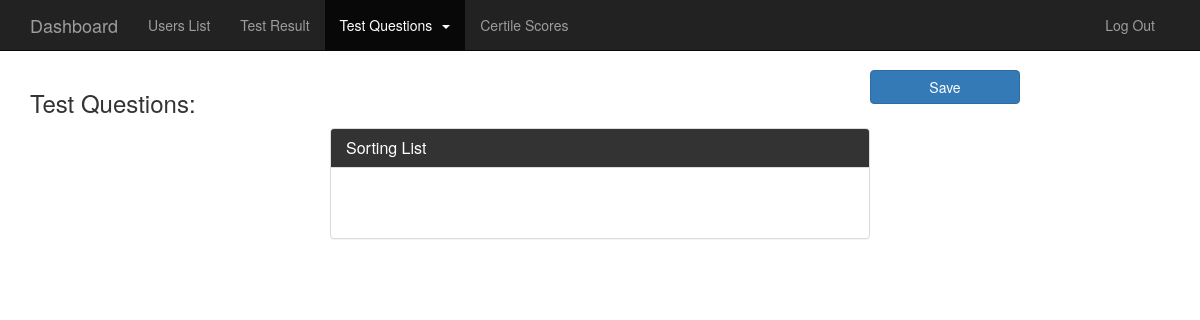
The app's page /index.php/uploadquestions/display_questions_order, older data.
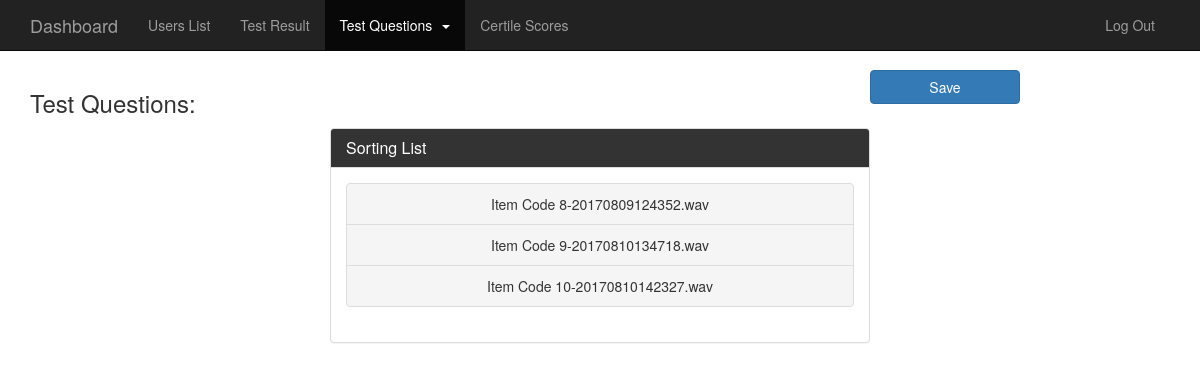
The same page, newer data.
### tables this page shows
CREATE TABLE IF NOT EXISTS `pitch_questions` (
  `id` int(11) NOT NULL AUTO_INCREMENT,
  `questioncode` varchar(15) NOT NULL,
  `questionname` varchar(100) DEFAULT NULL,
  `questiondesc` varchar(255) DEFAULT NULL,
  `questiontype` varchar(8) NOT NULL,
  `audiopath` varchar(255) NOT NULL,
  `audiofilename` varchar(100) NOT NULL,
  `answer` int(2) NOT NULL,
  `active` tinyint(1) DEFAULT '1',
  `addeddate` datetime DEFAULT NULL,
  `includeinscoring` tinyint(1) DEFAULT '1',
  `show_or_hide` tinyint(1) NOT NULL DEFAULT '1',
  PRIMARY KEY (`id`),
  UNIQUE KEY `questioncode` (`questioncode`)
);

### application/controllers/UploadQuestions.php (called while the page is built, shortened)
<?php
class UploadQuestions extends CI_Controller {
	function display_questions_order()
	{
		$this->load->model('adminmodel');
		$arrData['questions'] = $this->adminmodel->fetch_questions();
		if(isset($arrData['questions']['order'])) {
			$result = $arrData['questions'];
			$test_order = $result['order']['test'];
			$test_order_count = count($test_order);
			$test = array();
			for($i=0; $i<$test_order_count; $i++)
			{
				$id = $test_order[$i];
				foreach($result['test'] as $row)
				{
					if($row['id'] == $id)
					{
						array_push($test, $row);
					}
				}
			}
			$arrData['questions']['test'] = $test;
			$this->load->view('display_questions_order',$arrData);
		} else {
			$this->load->view('display_questions_order', $arrData);
		}
	}
}

### index.php (called while the page is built, shortened)
<?php
require_once BASEPATH.'core/CodeIgniter.php';

### application/models/AdminModel.php (called while the page is built, shortened)
<?php
class AdminModel extends CI_Model
{
	function fetch_questions()
	{
		$sql = 'SELECT * FROM pitch_questions_order WHERE type="questions"';
		$result = $this->db->query($sql);
		if($result->num_rows() > 0)
		{
			$row = $result->row();
			$obj = unserialize($row->question_order);
			$array['order'] = $obj;
		}
		$query = 'SELECT id,questioncode,audiofilename FROM pitch_questions WHERE questiontype="test" and active = 1';
		$testQuery = $this->db->query($query);
		$array['test'] = $testQuery->result_array();
		return $array;
	}
}
?>

### application/views/display_questions_order.php (the view, shortened to what this page needs)
<?php include 'admin_header.php'; ?>
			<nav class="navbar navbar-inverse navbar-fixed-top">
				<div class="uploadQuestionspage container">
					<div class="navbar-header">
					  <a class="navbar-brand" href="#">Dashboard</a>
					</div>
					<div id="navbar" class="navbar-collapse collapse">
						<ul class="nav navbar-nav" style="float:none;">
							<li><a href="<?=base_url();?>userslist">Users List</a></li>
							<li><a href="<?=base_url();?>usertestresult">Test Result</a></li>
							<li class="dropdown active">
								<a href="#" class="dropdown-toggle" data-toggle="dropdown" role="button" aria-haspopup="true" aria-expanded="false">Test Questions<span class="caret" style="margin-left:10px;"></span></a>
							</li>
							<li><a href="<?=base_url();?>certilescores">Certile Scores</a></li>
							<li class="pull-right"><a href="<?=base_url();?>admindashboard/logout">Log Out</a></li>
						</ul>
					</div>
			  </div>
			</nav>
			<div class="saveBtn">
				<a id="saveQuestionOrder" class="btn btn-primary pull-right col-md-1 col-sm-1" style="width:150px; min-width:inherit; margin:0px 15% 2% 0px;">Save</a>
			</div>
			<section class="adminDashboardView">
				<div class="DisplayQuestionsOrder container">
					<h3>Test Questions:</h3>
					<div class="container-fluid">
						<div class="row">
							<div class="col-md-6 col-md-offset-3">
								<div class="panel panel-default">
									<div class="panel-heading">
										<h1 class="panel-title">Sorting List</h1>
									</div>
									<div id="container1" class="panel-body box-container">
										<ul id="testSortable" class="list-group">
											<?php
												foreach($questions['test'] as $row)
												{
											?>
												<li class="list-group-item" id="<?=$row['id'];?>"><?=$row['questioncode'];?>-<?=$row['audiofilename'];?></li>
											<?php
												}
											?>
										</ul>
									</div>
								</div>
							</div>
						</div>
					</div>
				</div>
			</section>
<?php include 'admin_footer.php'; ?>

Row changes from the older to the newer data that the page shows:
added pitch_questions: questioncode "Item Code 8", audiofilename "20170809124352.wav"
added pitch_questions: questioncode "Item Code 9", audiofilename "20170810134718.wav"
added pitch_questions: questioncode "Item Code 10", audiofilename "20170810142327.wav"
